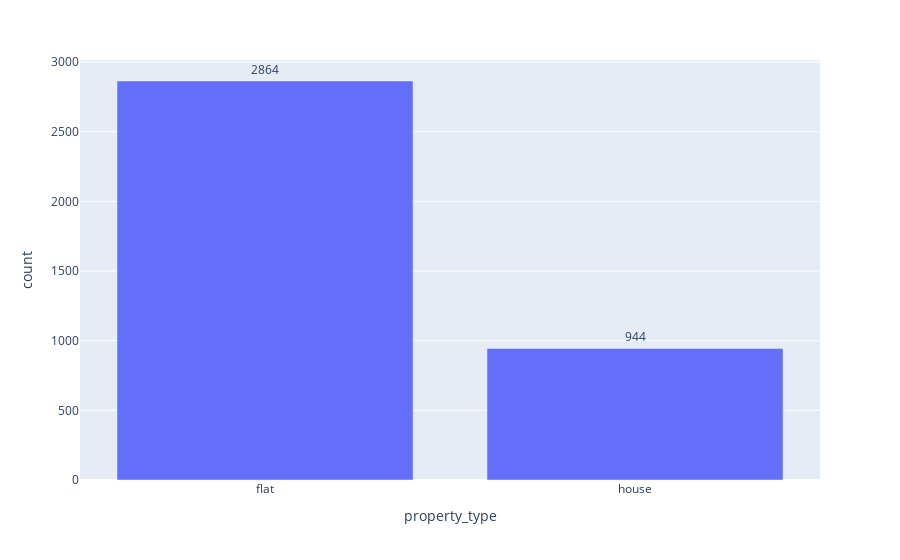

This figure's notebook cell:
### Code cell
import plotly.express as px

counts = df['property_type'].value_counts().reset_index()
counts.columns = ['property_type', 'count']

fig = px.bar(
    counts,
    x='property_type',
    y='count',
    text='count'
)

fig.update_traces(textposition='outside')
fig.show()

### Figure 1 — Plotly figure (JSON) as saved in the notebook; plotly's stock layout.template omitted (floating-point values rounded to 4 significant figures)
{"data": [{"hovertemplate": "property_type=%{x}<br>count=%{text}<extra></extra>", "legendgroup": "", "marker": {"color": "#636efa", "pattern": {"shape": ""}}, "name": "", "orientation": "v", "showlegend": false, "text": [2864.0, 944.0], "textposition": "outside", "type": "bar", "x": ["flat", "house"], "xaxis": "x", "y": [2864, 944], "yaxis": "y"}], "layout": {"barmode": "relative", "legend": {"tracegroupgap": 0}, "margin": {"t": 60}, "xaxis": {"anchor": "y", "domain": [0, 1], "title": {"text": "property_type"}}, "yaxis": {"anchor": "x", "domain": [0, 1], "title": {"text": "count"}}}}
